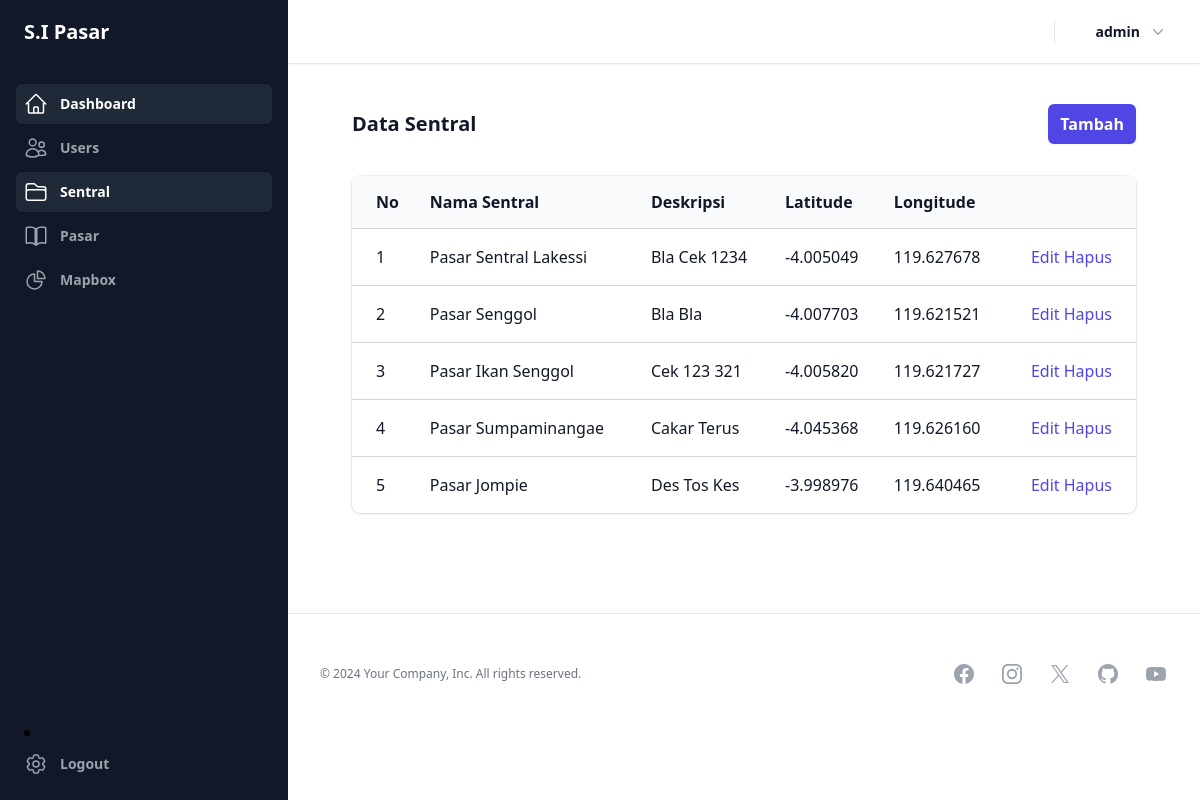
The app's page /dashboard/index.php?page=sentral (signed in) with its own data.
### tables this page shows
CREATE TABLE `sentral` (
  `idl` int(11) NOT NULL,
  `nama` varchar(30) NOT NULL,
  `deskripsi` text NOT NULL,
  `images` varchar(255) DEFAULT NULL,
  `latitude` float(10,6) NOT NULL,
  `longitude` float(10,6) DEFAULT NULL
);

### dashboard/sentralData.php (the view, shortened to what this page needs)
<?php
function truncate_description($text, $char_limit = 20)
{
    return $text;
}
?>
<div class="px-4 sm:px-6 lg:px-8">
    <div class="sm:flex sm:items-center">
        <div class="sm:flex-auto">
            <h1 class="font-bold text-xl leading-6 text-gray-900">Data Sentral</h1>
        </div>
        <div class="mt-4 sm:ml-16 sm:mt-0 sm:flex-none"> <a href="?page=sentral&action=tambah" class="block rounded-md bg-indigo-600 px-3 py-2 text-center  font-semibold text-white shadow-sm hover:bg-indigo-500 focus-visible:outline focus-visible:outline-2 focus-visible:outline-offset-2 focus-visible:outline-indigo-600">Tambah</a> </div>
    </div>
    <div class="mt-8 flow-root">
        <div class="-mx-4 -my-2 overflow-x-auto sm:-mx-6 lg:-mx-8">
            <div class="inline-block min-w-full py-2 align-middle sm:px-6 lg:px-8">
                <div class="overflow-hidden shadow ring-1 ring-black ring-opacity-5 sm:rounded-lg">
                    <table class="min-w-full divide-y divide-gray-300">
                        <thead class="bg-gray-50">
                            <tr>
                                <th scope="col" class="py-3.5 pl-4 pr-3 text-left  font-semibold text-gray-900 sm:pl-6">No</th>
                                <th scope="col" class="px-3 py-3.5 text-left  font-semibold text-gray-900">Nama Sentral</th>
                                <th scope="col" class="px-3 py-3.5 text-left  font-semibold text-gray-900">Deskripsi</th>
                                <th scope="col" class="px-3 py-3.5 text-left  font-semibold text-gray-900">Latitude</th>
                                <th scope="col" class="px-3 py-3.5 text-left  font-semibold text-gray-900">Longitude</th>
                                <th scope="col" class="relative py-3.5 pl-3 pr-4 sm:pr-6"> <span class="sr-only">Edit</span> </th>
                            </tr>
                        </thead>
                        <tbody class="divide-y divide-gray-200 bg-white">
                            <?php $i = 1;
                            $sql = "SELECT*FROM sentral ORDER BY idl ASC";
                            $result = $conn->query($sql);
                            while ($row = $result->fetch_assoc()) { ?>
                                <tr>
                                    <td class="whitespace-nowrap py-4 pl-4 pr-3  font-medium text-gray-900 sm:pl-6"><?php echo $i++; ?></td>
                                    <td class="whitespace-nowrap px-3 py-4 text-gray-900"><?php echo $row['nama']; ?></td>
                                    <td class="whitespace-nowrap px-3 py-4  text-gray-900"><?php echo truncate_description($row['deskripsi']); ?></td>
                                    <td class="whitespace-nowrap px-3 py-4  text-gray-900"><?php echo $row['latitude']; ?></td>
                                    <td class="whitespace-nowrap px-3 py-4  text-gray-900"><?php echo $row['longitude']; ?></td>
                                    <td class="relative whitespace-nowrap py-4 pl-3 pr-4 text-right  font-medium sm:pr-6"><a href="?page=sentral&action=update&idl=<?php echo $row['idl']; ?>" class="text-indigo-600 hover:text-indigo-900">Edit </a><a onclick="return confirm('Yakin Ingin Menghapus Data ini ?')" href="?page=sentral&action=hapus&idl=<?php echo $row['idl']; ?>" class="text-indigo-600 hover:text-indigo-900">Hapus</a> </td>
                                </tr>
                        </tbody> <?php }
                                $conn->close(); ?>
                    </table>
                </div>
            </div>
        </div>
    </div>
</div>

### records on screen
sentral: nama "Pasar Sentral Lakessi", deskripsi "Bla Cek 1234", latitude "-4.005049", longitude "119.627678"
sentral: nama "Pasar Senggol", deskripsi "Bla Bla", latitude "-4.007703", longitude "119.621521"
sentral: nama "Pasar Ikan Senggol", deskripsi "Cek 123 321", latitude "-4.005820", longitude "119.621727"
sentral: nama "Pasar Sumpaminangae", deskripsi "Cakar Terus", latitude "-4.045368", longitude "119.626160"
sentral: nama "Pasar Jompie", deskripsi "Des Tos Kes", latitude "-3.998976", longitude "119.640465"

### other values on screen
$_SESSION['username'] "admin"
